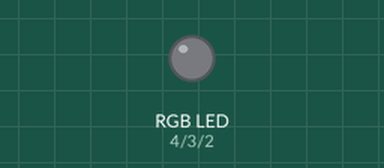
Simulated run of this sketch. Board: Arduino Uno, built with avr-gcc and run on an emulated ATmega328P. Parts: an RGB LED mixed from three pins (HIGH = lit).

Above: at 0.07 s.
At 0.67 s:
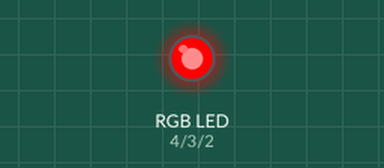
At 0.97 s:
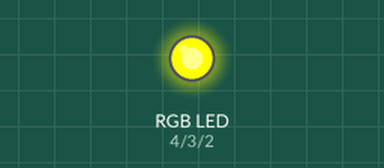
At 1.42 s:
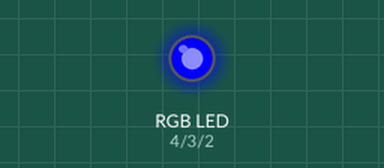
At 2.02 s:
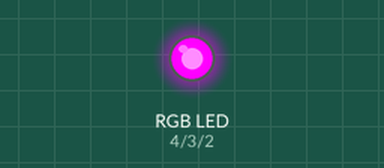
At 2.77 s:
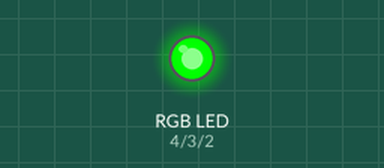
Timing chart, 0 to 3.1 s (numbered marks = the images above):
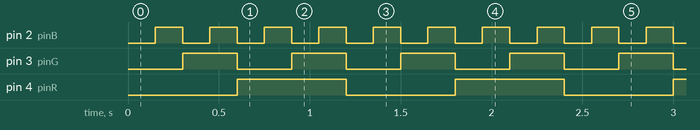

Measured:
- by itself, pin 2 (pinB): alternates HIGH for 0.15 s and LOW for 0.15 s
- by itself, pin 3 (pinG): alternates HIGH for 0.30 s and LOW for 0.30 s
- by itself, pin 4 (pinR): alternates HIGH for 0.60 s and LOW for 0.60 s

The sketch:

One_RGB_LED.ino
```cpp
/*
  One_REB_LED Program cycles an RGB LED Common Cathode into each state possible

 Written by Julien Bayle, this example code is under Creative Commons CC-BY-SA

 This code is related to the book "C programming for Arduino" written by Julien Bayle
 and published by Packt Publishing.

 http://cprogrammingforarduino.com

 */

int pinR = 4; // pin related to Red of RGB LED
int pinG = 3; // pin related to Green of RGB LED
int pinB = 2; // pin related to Blue of RGB LED

void setup()
{
  pinMode(pinR, OUTPUT);
  pinMode(pinG, OUTPUT);
  pinMode(pinB, OUTPUT);
}

void loop()
{
  for (int r = 0 ; r < 2 ; r++)
  {
    for (int g = 0 ; g < 2 ; g++)
    {
      for (int b = 0 ; b < 2 ; b++)
      {
        digitalWrite(pinR,r); // turning red pin to value r
        digitalWrite(pinG,g); // turning green pin to value g
        digitalWrite(pinB,b); // turning blue pin to value b
        delay(150); // pausing a bit
      }
    }
  }
}
```
